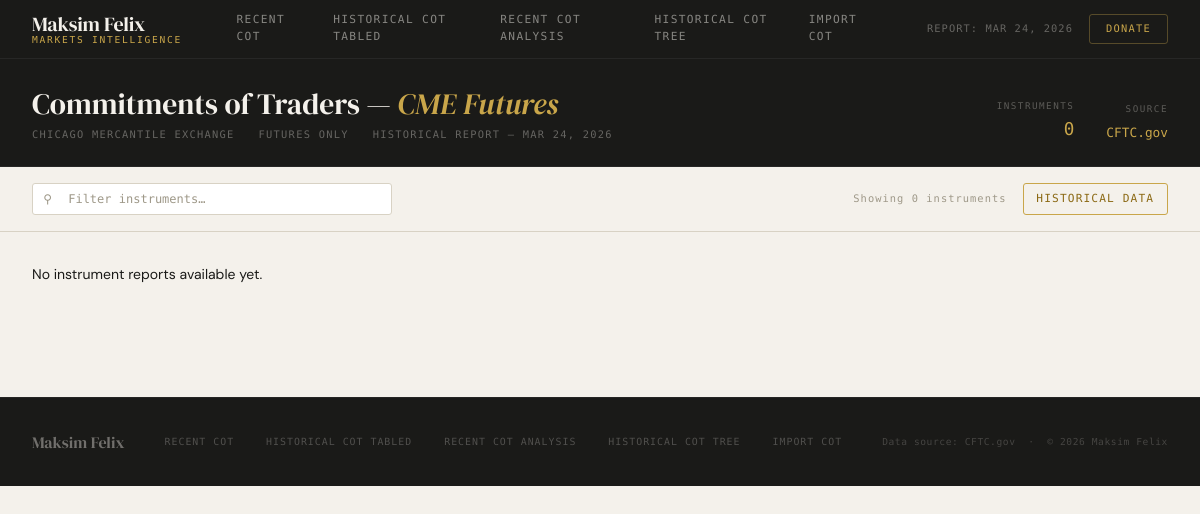
The page /date/2026-03-24/ on the database as committed earlier.
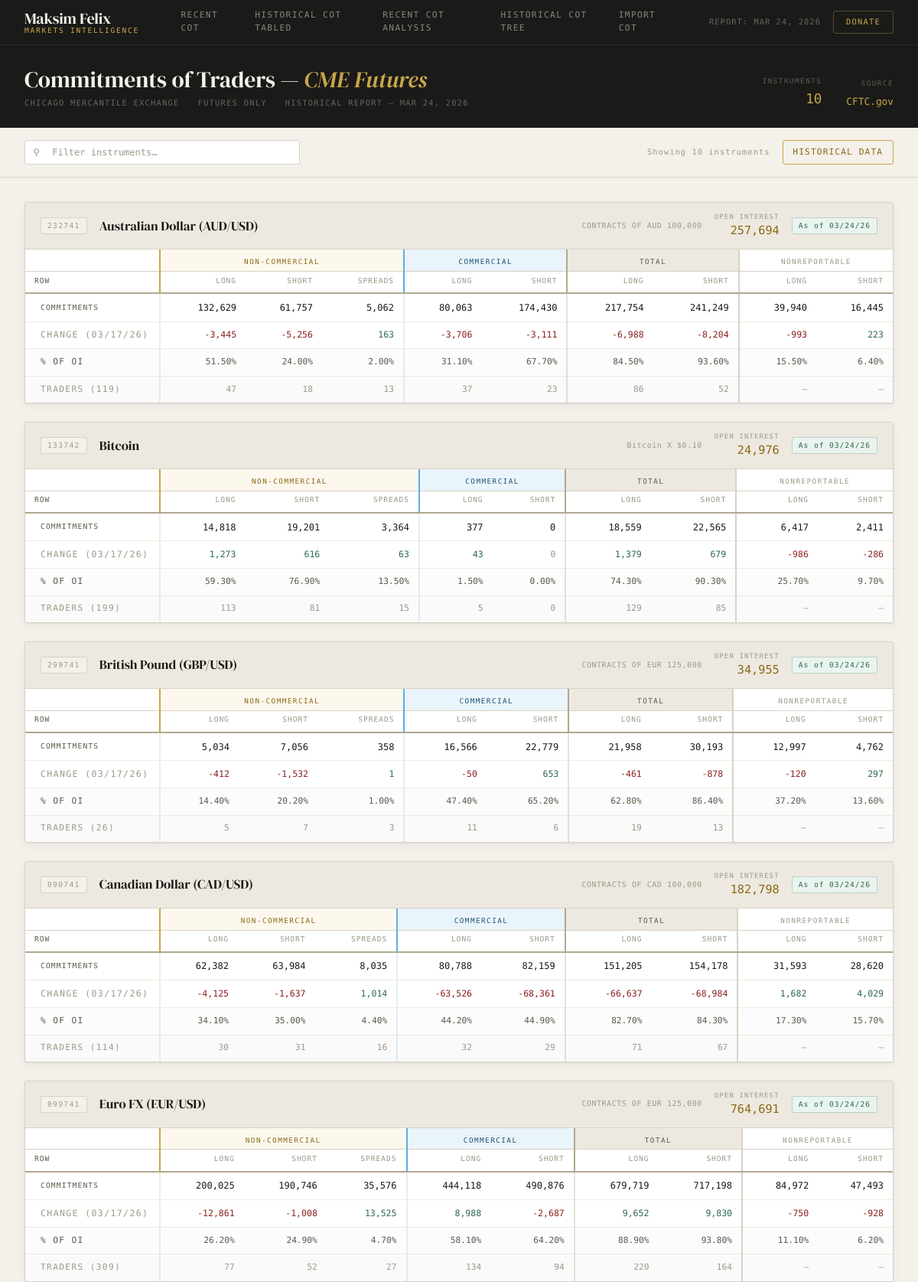
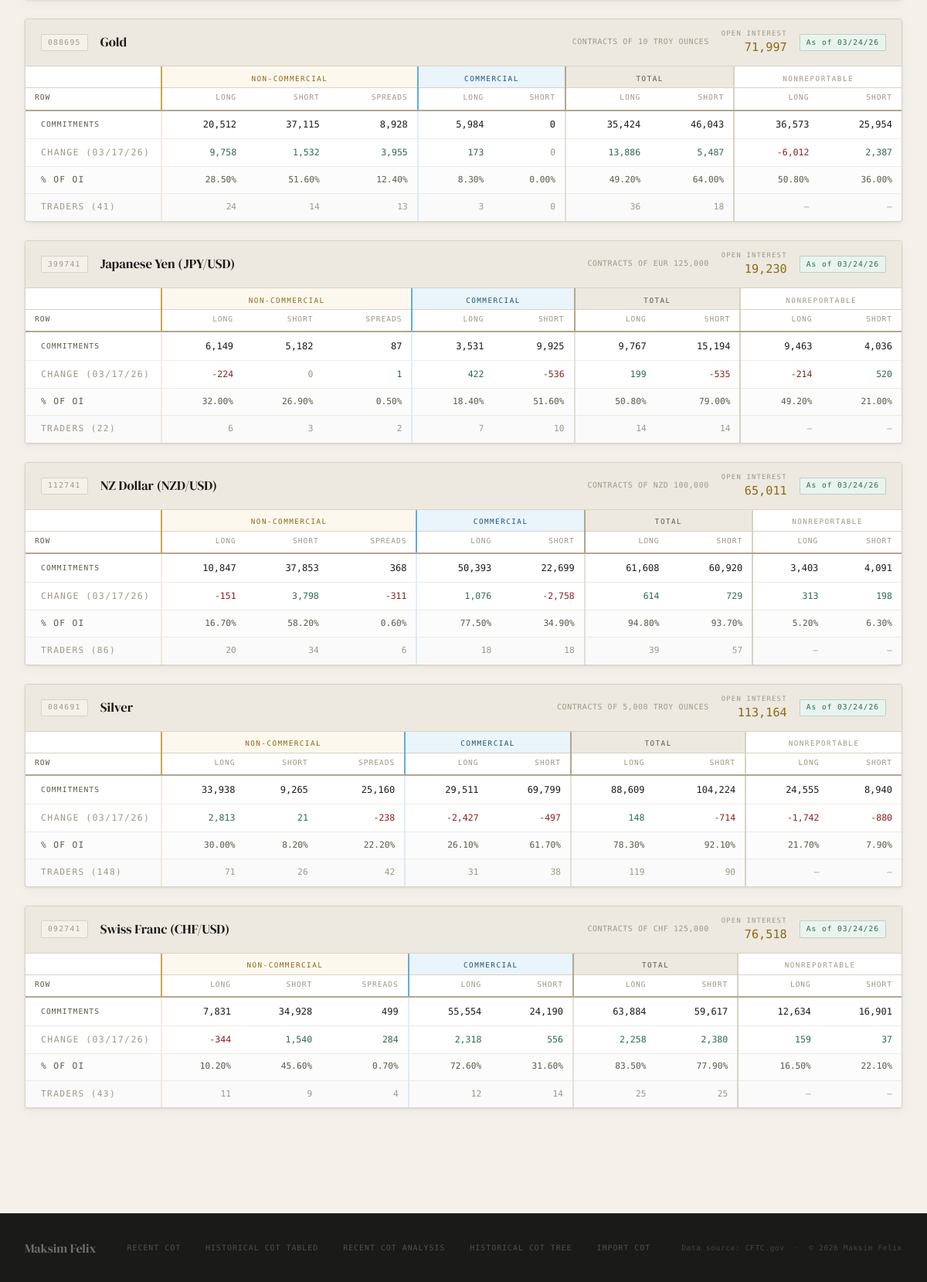
The same page on the database as committed later (2 pictures, top to bottom).
### Handle_Raw_COT/models.py (models this page shows, shortened)
class CotReport(models.Model):
    name         = models.CharField(
        max_length=64,
        choices=INSTRUMENT_CHOICES,
        db_index=True,
    )
    code         = models.CharField(
        max_length=20,
        blank=True,
        help_text="CFTC instrument code, e.g. 099741",
    )
    asset_class  = models.CharField(
        max_length=10,
        choices=ASSET_CLASS_CHOICES,
        blank=True,
        db_index=True,
    )
    contract_spec = models.CharField(
        max_length=128,
        blank=True,
        help_text="e.g. CONTRACTS OF EUR 125,000",
    )
    as_of_date   = models.DateField(
        db_index=True,
        help_text="CFTC report date (Tuesday of the reporting week)",
    )
    prev_date    = models.DateField(
        null=True, blank=True,
        help_text="Prior week date used for change calculations",
    )
    source_file  = models.CharField(
        max_length=128,
        blank=True,
        help_text="Original filename, e.g. deacmesf.htm",
    )
    import_log   = models.ForeignKey(
        ImportLog,
        null=True, blank=True,
        on_delete=models.SET_NULL,
        related_name="reports",
        help_text="The upload session that created/updated this row",
    )
    open_interest = models.BigIntegerField(default=0)
    oi_change     = models.BigIntegerField(
        default=0,
        help_text="Change in open interest from prior week (signed)",
    )
    nc_long    = models.BigIntegerField(default=0)
    nc_short   = models.BigIntegerField(default=0)
    nc_spreads = models.BigIntegerField(default=0)
    comm_long  = models.BigIntegerField(default=0)
    comm_short = models.BigIntegerField(default=0)
    total_long  = models.BigIntegerField(default=0)
    total_short = models.BigIntegerField(default=0)
    nr_long  = models.BigIntegerField(default=0)
    nr_short = models.BigIntegerField(default=0)
    chg_nc_long    = models.BigIntegerField(default=0)
    chg_nc_short   = models.BigIntegerField(default=0)
    chg_nc_spreads = models.BigIntegerField(default=0)
    chg_comm_long  = models.BigIntegerField(default=0)
    chg_comm_short = models.BigIntegerField(default=0)
    chg_total_long  = models.BigIntegerField(default=0)
    chg_total_short = models.BigIntegerField(default=0)
    chg_nr_long  = models.BigIntegerField(default=0)
    chg_nr_short = models.BigIntegerField(default=0)
    pct_nc_long    = models.DecimalField(max_digits=6, decimal_places=2, default=0)
    pct_nc_short   = models.DecimalField(max_digits=6, decimal_places=2, default=0)
    pct_nc_spreads = models.DecimalField(max_digits=6, decimal_places=2, default=0)
    pct_comm_long  = models.DecimalField(max_digits=6, decimal_places=2, default=0)
    pct_comm_short = models.DecimalField(max_digits=6, decimal_places=2, default=0)
    pct_total_long  = models.DecimalField(max_digits=6, decimal_places=2, default=0)
    pct_total_short = models.DecimalField(max_digits=6, decimal_places=2, default=0)
    pct_nr_long  = models.DecimalField(max_digits=6, decimal_places=2, default=0)
    pct_nr_short = models.DecimalField(max_digits=6, decimal_places=2, default=0)
    traders_total = models.PositiveIntegerField(default=0)
    trd_nc_long    = models.PositiveIntegerField(default=0)
    trd_nc_short   = models.PositiveIntegerField(default=0)
    trd_nc_spreads = models.PositiveIntegerField(default=0)
    trd_comm_long  = models.PositiveIntegerField(default=0)
    trd_comm_short = models.PositiveIntegerField(default=0)
    trd_total_long  = models.PositiveIntegerField(default=0)
    trd_total_short = models.PositiveIntegerField(default=0)
    created_at = models.DateTimeField(auto_now_add=True)
    updated_at = models.DateTimeField(auto_now=True)
    class Meta:
        constraints = [
            models.UniqueConstraint(
                fields=["name", "as_of_date"],
                name="unique_instrument_per_week",
            )
        ]
        ordering = ["-as_of_date", "name"]
        indexes = [
            models.Index(fields=["name", "as_of_date"]),    # primary lookup
            models.Index(fields=["as_of_date"]),             # all instruments for a week
            models.Index(fields=["asset_class", "as_of_date"]),  # filter by asset class
            models.Index(fields=["name", "-as_of_date"]),   # history for one instrument
        ]
        verbose_name = "COT Report"
        verbose_name_plural = "COT Reports"

### Display_Data/views.py (the view)
# urls.py: path('date/<str:date_str>/', views.date_detail, name='date_detail'),
def date_detail(request, date_str):
    from datetime import datetime
    try:
        date_obj = datetime.strptime(date_str, '%Y-%m-%d').date()
        reports = CotReport.objects.filter(as_of_date=date_obj).order_by('name')
        nav_items = get_nav_items()
        return render(request, 'Display/index.html', {
            'reports': reports,
            'instruments_count': reports.count(),
            'latest_date': date_obj,
            'all_dates': CotReport.objects.order_by('-as_of_date').values_list('as_of_date', flat=True).distinct(),
            'is_historical': True,
            'nav_items': nav_items,
        })
    except ValueError:
        return render(request, 'Display/date_list.html', {
            'error': 'Invalid date format',
        })

### Display_Data/views.py (called while the page is built)
def get_nav_items():
    return [
        {'url': '/', 'label': 'Recent COT'},
        {'url': '/dates/', 'label': 'Historical COT Tabled'},
        {'url': '/analysis/', 'label': 'Recent COT Analysis'},
        {'url': '/signals/', 'label': 'Historical COT Tree'},
        {'url': '/donate/', 'label': 'Import COT'},
    ]

### Templates/Display/index.html (shortened to what the changed rows need)
<!DOCTYPE html>
<html lang="en">
<head>
  {% load humanize %}
</head>
<body>
<header class="site-header">
  <div class="header-inner">
    <nav class="nav-primary">
      {% for item in nav_items %}
        <a href="{{ item.url }}" class="{% if request.path == item.url %}active{% endif %}">{{ item.label }}</a>
      {% endfor %}
    </nav>
  </div>
</header>
<section class="page-hero">
  <div class="page-hero-inner">
    <div>
      <h1>Commitments of Traders — <em>CME Futures</em></h1>
    </div>
    <div class="hero-stats">
      <div class="hero-stat">
        <div class="hero-stat-label">Instruments</div>
        <div class="hero-stat-value">{{ instruments_count|default:0 }}</div>
      </div>
    </div>
  </div>
</section>
<div class="toolbar">
  <div class="toolbar-search">
    <span class="toolbar-search-icon">&#9906;</span>
    <input type="text" id="searchInput" placeholder="Filter instruments…" autocomplete="off" />
  </div>
  <span class="toolbar-count" id="countLabel">Showing {{ instruments_count|default:0 }} instruments</span>
  <a href="/dates/" style="font-family: var(--font-mono); font-size: 0.7rem; letter-spacing: 0.1em; text-transform: uppercase; color: var(--gold); border: 1px solid var(--gold-light); padding: 0.4rem 0.8rem; border-radius: var(--radius); transition: all 0.15s; background: transparent;" onmouseover="this.style.background='var(--gold)'; this.style.color='var(--bg)'; this.style.borderColor='var(--gold)';" onmouseout="this.style.background='transparent'; this.style.color='var(--gold)'; this.style.borderColor='var(--gold-light)';">Historical Data</a>
</div>
<main class="page-body" id="mainContent">
  {% for instrument in reports %}
  <div class="instrument-block" data-name="{{ instrument.name|lower }}" data-code="{{ instrument.code }}">
    <div class="instrument-header">
      <span class="instrument-code">{{ instrument.code }}</span>
      <span class="instrument-name">{{ instrument.get_name_display|default:instrument.name }}</span>
      <span class="instrument-spec">{{ instrument.contract_spec }}</span>
      <div class="instrument-oi">
        <span class="oi-label">Open Interest</span>
        <span class="oi-value">{{ instrument.open_interest|intcomma }}</span>
      </div>
      <span class="instrument-asof">As of {{ instrument.as_of_date|date:"m/d/y" }}</span>
    </div>
    <div class="cot-table-wrap">
      <table class="cot-table">
        <thead>
          <tr class="thead-groups">
            <th class="col-label"></th>
            <th class="col-nc" colspan="3">Non-Commercial</th>
            <th class="col-comm" colspan="2">Commercial</th>
            <th class="col-total" colspan="2">Total</th>
            <th class="col-nr" colspan="2">Nonreportable</th>
          </tr>
          <tr class="thead-cols">
            <th class="col-label-sub">Row</th>
            <th class="sep-nc">Long</th>
            <th>Short</th>
            <th>Spreads</th>
            <th class="sep-comm">Long</th>
            <th>Short</th>
            <th class="sep-total">Long</th>
            <th>Short</th>
            <th class="sep-nr">Long</th>
            <th>Short</th>
          </tr>
        </thead>
        <tbody>
          <tr class="row-commitments">
            <td class="row-label">Commitments</td>
            <td class="sep-nc">{{ instrument.nc_long|intcomma }}</td>
            <td>{{ instrument.nc_short|intcomma }}</td>
            <td>{{ instrument.nc_spreads|intcomma }}</td>
            <td class="sep-comm">{{ instrument.comm_long|intcomma }}</td>
            <td>{{ instrument.comm_short|intcomma }}</td>
            <td class="sep-total">{{ instrument.total_long|intcomma }}</td>
            <td>{{ instrument.total_short|intcomma }}</td>
            <td class="sep-nr">{{ instrument.nr_long|intcomma }}</td>
            <td>{{ instrument.nr_short|intcomma }}</td>
          </tr>
          <tr class="row-change">
            <td class="row-label">Change ({{ instrument.prev_date|date:"m/d/y" }})</td>
            <td class="sep-nc {% if instrument.chg_nc_long > 0 %}val-pos{% elif instrument.chg_nc_long < 0 %}val-neg{% else %}val-zero{% endif %}">{{ instrument.chg_nc_long|intcomma }}</td>
            <td class="{% if instrument.chg_nc_short > 0 %}val-pos{% elif instrument.chg_nc_short < 0 %}val-neg{% else %}val-zero{% endif %}">{{ instrument.chg_nc_short|intcomma }}</td>
            <td class="{% if instrument.chg_nc_spreads > 0 %}val-pos{% elif instrument.chg_nc_spreads < 0 %}val-neg{% else %}val-zero{% endif %}">{{ instrument.chg_nc_spreads|intcomma }}</td>
            <td class="sep-comm {% if instrument.chg_comm_long > 0 %}val-pos{% elif instrument.chg_comm_long < 0 %}val-neg{% else %}val-zero{% endif %}">{{ instrument.chg_comm_long|intcomma }}</td>
            <td class="{% if instrument.chg_comm_short > 0 %}val-pos{% elif instrument.chg_comm_short < 0 %}val-neg{% else %}val-zero{% endif %}">{{ instrument.chg_comm_short|intcomma }}</td>
            <td class="sep-total {% if instrument.chg_total_long > 0 %}val-pos{% elif instrument.chg_total_long < 0 %}val-neg{% else %}val-zero{% endif %}">{{ instrument.chg_total_long|intcomma }}</td>
            <td class="{% if instrument.chg_total_short > 0 %}val-pos{% elif instrument.chg_total_short < 0 %}val-neg{% else %}val-zero{% endif %}">{{ instrument.chg_total_short|intcomma }}</td>
            <td class="sep-nr {% if instrument.chg_nr_long > 0 %}val-pos{% elif instrument.chg_nr_long < 0 %}val-neg{% else %}val-zero{% endif %}">{{ instrument.chg_nr_long|intcomma }}</td>
            <td class="{% if instrument.chg_nr_short > 0 %}val-pos{% elif instrument.chg_nr_short < 0 %}val-neg{% else %}val-zero{% endif %}">{{ instrument.chg_nr_short|intcomma }}</td>
          </tr>
          <tr class="row-pct">
            <td class="row-label">% of OI</td>
            <td class="sep-nc">{{ instrument.pct_nc_long }}%</td>
            <td>{{ instrument.pct_nc_short }}%</td>
            <td>{{ instrument.pct_nc_spreads }}%</td>
            <td class="sep-comm">{{ instrument.pct_comm_long }}%</td>
            <td>{{ instrument.pct_comm_short }}%</td>
            <td class="sep-total">{{ instrument.pct_total_long }}%</td>
            <td>{{ instrument.pct_total_short }}%</td>
            <td class="sep-nr">{{ instrument.pct_nr_long }}%</td>
            <td>{{ instrument.pct_nr_short }}%</td>
          </tr>
          <tr class="row-traders">
            <td class="row-label">Traders ({{ instrument.traders_total }})</td>
            <td class="sep-nc">{{ instrument.trd_nc_long }}</td>
            <td>{{ instrument.trd_nc_short }}</td>
            <td>{{ instrument.trd_nc_spreads }}</td>
            <td class="sep-comm">{{ instrument.trd_comm_long }}</td>
            <td>{{ instrument.trd_comm_short }}</td>
            <td class="sep-total">{{ instrument.trd_total_long }}</td>
            <td>{{ instrument.trd_total_short }}</td>
            <td class="sep-nr">—</td>
            <td>—</td>
          </tr>
        </tbody>
      </table>
    </div>
  </div>
  {% empty %}
    <div class="no-data">No instrument reports available yet.</div>
  {% endfor %}
</main>
<footer class="site-footer">
  <div class="footer-inner">
    <nav class="footer-links">
      {% for item in nav_items %}
        <a href="{{ item.url }}">{{ item.label }}</a>
      {% endfor %}
    </nav>
  </div>
</footer>
</body>
</html>

Rows that differ between the two databases and show on the page:
added CotReport: code "232741", name "Australian Dollar (AUD/USD)", contract_spec "CONTRACTS OF AUD 100,000", open_interest "257,694", as_of_date "03/24/26", nc_long "132,629", nc_short "61,757", nc_spreads "5,062", comm_long "80,063", comm_short "174,430", total_long "217,754", total_short "241,249", nr_long "39,940", nr_short "16,445", prev_date "03/17/26", chg_nc_long "-3,445", chg_nc_short "-5,256", chg_nc_spreads "163", chg_comm_long "-3,706", chg_comm_short "-3,111", chg_total_long "-6,988", chg_total_short "-8,204", chg_nr_long "-993", chg_nr_short "223", pct_nc_long "51.50", pct_nc_short "24.00", pct_nc_spreads "2.00", pct_comm_long "31.10", pct_comm_short "67.70", pct_total_long "84.50", pct_total_short "93.60", pct_nr_long "15.50", pct_nr_short "6.40", traders_total "119", trd_nc_long "47", trd_nc_short "18", trd_nc_spreads "13", trd_comm_long "37", trd_comm_short "23", trd_total_long "86", trd_total_short "52"
added CotReport: code "133742", name "Bitcoin", contract_spec "Bitcoin X $0.10", open_interest "24,976", as_of_date "03/24/26", nc_long "14,818", nc_short "19,201", nc_spreads "3,364", comm_long "377", comm_short "0", total_long "18,559", total_short "22,565", nr_long "6,417", nr_short "2,411", prev_date "03/17/26", chg_nc_long "1,273", chg_nc_short "616", chg_nc_spreads "63", chg_comm_long "43", chg_comm_short "0", chg_total_long "1,379", chg_total_short "679", chg_nr_long "-986", chg_nr_short "-286", pct_nc_long "59.30", pct_nc_short "76.90", pct_nc_spreads "13.50", pct_comm_long "1.50", pct_comm_short "0.00", pct_total_long "74.30", pct_total_short "90.30", pct_nr_long "25.70", pct_nr_short "9.70", traders_total "199", trd_nc_long "113", trd_nc_short "81", trd_nc_spreads "15", trd_comm_long "5", trd_comm_short "0", trd_total_long "129", trd_total_short "85"
added CotReport: code "299741", name "British Pound (GBP/USD)", contract_spec "CONTRACTS OF EUR 125,000", open_interest "34,955", as_of_date "03/24/26", nc_long "5,034", nc_short "7,056", nc_spreads "358", comm_long "16,566", comm_short "22,779", total_long "21,958", total_short "30,193", nr_long "12,997", nr_short "4,762", prev_date "03/17/26", chg_nc_long "-412", chg_nc_short "-1,532", chg_nc_spreads "1", chg_comm_long "-50", chg_comm_short "653", chg_total_long "-461", chg_total_short "-878", chg_nr_long "-120", chg_nr_short "297", pct_nc_long "14.40", pct_nc_short "20.20", pct_nc_spreads "1.00", pct_comm_long "47.40", pct_comm_short "65.20", pct_total_long "62.80", pct_total_short "86.40", pct_nr_long "37.20", pct_nr_short "13.60", traders_total "26", trd_nc_long "5", trd_nc_short "7", trd_nc_spreads "3", trd_comm_long "11", trd_comm_short "6", trd_total_long "19", trd_total_short "13"
added CotReport: code "090741", name "Canadian Dollar (CAD/USD)", contract_spec "CONTRACTS OF CAD 100,000", open_interest "182,798", as_of_date "03/24/26", nc_long "62,382", nc_short "63,984", nc_spreads "8,035", comm_long "80,788", comm_short "82,159", total_long "151,205", total_short "154,178", nr_long "31,593", nr_short "28,620", prev_date "03/17/26", chg_nc_long "-4,125", chg_nc_short "-1,637", chg_nc_spreads "1,014", chg_comm_long "-63,526", chg_comm_short "-68,361", chg_total_long "-66,637", chg_total_short "-68,984", chg_nr_long "1,682", chg_nr_short "4,029", pct_nc_long "34.10", pct_nc_short "35.00", pct_nc_spreads "4.40", pct_comm_long "44.20", pct_comm_short "44.90", pct_total_long "82.70", pct_total_short "84.30", pct_nr_long "17.30", pct_nr_short "15.70", traders_total "114", trd_nc_long "30", trd_nc_short "31", trd_nc_spreads "16", trd_comm_long "32", trd_comm_short "29", trd_total_long "71", trd_total_short "67"
added CotReport: code "099741", name "Euro FX (EUR/USD)", contract_spec "CONTRACTS OF EUR 125,000", open_interest "764,691", as_of_date "03/24/26", nc_long "200,025", nc_short "190,746", nc_spreads "35,576", comm_long "444,118", comm_short "490,876", total_long "679,719", total_short "717,198", nr_long "84,972", nr_short "47,493", prev_date "03/17/26", chg_nc_long "-12,861", chg_nc_short "-1,008", chg_nc_spreads "13,525", chg_comm_long "8,988", chg_comm_short "-2,687", chg_total_long "9,652", chg_total_short "9,830", chg_nr_long "-750", chg_nr_short "-928", pct_nc_long "26.20", pct_nc_short "24.90", pct_nc_spreads "4.70", pct_comm_long "58.10", pct_comm_short "64.20", pct_total_long "88.90", pct_total_short "93.80", pct_nr_long "11.10", pct_nr_short "6.20", traders_total "309", trd_nc_long "77", trd_nc_short "52", trd_nc_spreads "27", trd_comm_long "134", trd_comm_short "94", trd_total_long "220", trd_total_short "164"
added CotReport: code "088695", name "Gold", contract_spec "CONTRACTS OF 10 TROY OUNCES", open_interest "71,997", as_of_date "03/24/26", nc_long "20,512", nc_short "37,115", nc_spreads "8,928", comm_long "5,984", comm_short "0", total_long "35,424", total_short "46,043", nr_long "36,573", nr_short "25,954", prev_date "03/17/26", chg_nc_long "9,758", chg_nc_short "1,532", chg_nc_spreads "3,955", chg_comm_long "173", chg_comm_short "0", chg_total_long "13,886", chg_total_short "5,487", chg_nr_long "-6,012", chg_nr_short "2,387", pct_nc_long "28.50", pct_nc_short "51.60", pct_nc_spreads "12.40", pct_comm_long "8.30", pct_comm_short "0.00", pct_total_long "49.20", pct_total_short "64.00", pct_nr_long "50.80", pct_nr_short "36.00", traders_total "41", trd_nc_long "24", trd_nc_short "14", trd_nc_spreads "13", trd_comm_long "3", trd_comm_short "0", trd_total_long "36", trd_total_short "18"
added CotReport: code "399741", name "Japanese Yen (JPY/USD)", contract_spec "CONTRACTS OF EUR 125,000", open_interest "19,230", as_of_date "03/24/26", nc_long "6,149", nc_short "5,182", nc_spreads "87", comm_long "3,531", comm_short "9,925", total_long "9,767", total_short "15,194", nr_long "9,463", nr_short "4,036", prev_date "03/17/26", chg_nc_long "-224", chg_nc_short "0", chg_nc_spreads "1", chg_comm_long "422", chg_comm_short "-536", chg_total_long "199", chg_total_short "-535", chg_nr_long "-214", chg_nr_short "520", pct_nc_long "32.00", pct_nc_short "26.90", pct_nc_spreads "0.50", pct_comm_long "18.40", pct_comm_short "51.60", pct_total_long "50.80", pct_total_short "79.00", pct_nr_long "49.20", pct_nr_short "21.00", traders_total "22", trd_nc_long "6", trd_nc_short "3", trd_nc_spreads "2", trd_comm_long "7", trd_comm_short "10", trd_total_long "14", trd_total_short "14"
added CotReport: code "112741", name "NZ Dollar (NZD/USD)", contract_spec "CONTRACTS OF NZD 100,000", open_interest "65,011", as_of_date "03/24/26", nc_long "10,847", nc_short "37,853", nc_spreads "368", comm_long "50,393", comm_short "22,699", total_long "61,608", total_short "60,920", nr_long "3,403", nr_short "4,091", prev_date "03/17/26", chg_nc_long "-151", chg_nc_short "3,798", chg_nc_spreads "-311", chg_comm_long "1,076", chg_comm_short "-2,758", chg_total_long "614", chg_total_short "729", chg_nr_long "313", chg_nr_short "198", pct_nc_long "16.70", pct_nc_short "58.20", pct_nc_spreads "0.60", pct_comm_long "77.50", pct_comm_short "34.90", pct_total_long "94.80", pct_total_short "93.70", pct_nr_long "5.20", pct_nr_short "6.30", traders_total "86", trd_nc_long "20", trd_nc_short "34", trd_nc_spreads "6", trd_comm_long "18", trd_comm_short "18", trd_total_long "39", trd_total_short "57"
added CotReport: code "084691", name "Silver", contract_spec "CONTRACTS OF 5,000 TROY OUNCES", open_interest "113,164", as_of_date "03/24/26", nc_long "33,938", nc_short "9,265", nc_spreads "25,160", comm_long "29,511", comm_short "69,799", total_long "88,609", total_short "104,224", nr_long "24,555", nr_short "8,940", prev_date "03/17/26", chg_nc_long "2,813", chg_nc_short "21", chg_nc_spreads "-238", chg_comm_long "-2,427", chg_comm_short "-497", chg_total_long "148", chg_total_short "-714", chg_nr_long "-1,742", chg_nr_short "-880", pct_nc_long "30.00", pct_nc_short "8.20", pct_nc_spreads "22.20", pct_comm_long "26.10", pct_comm_short "61.70", pct_total_long "78.30", pct_total_short "92.10", pct_nr_long "21.70", pct_nr_short "7.90", traders_total "148", trd_nc_long "71", trd_nc_short "26", trd_nc_spreads "42", trd_comm_long "31", trd_comm_short "38", trd_total_long "119", trd_total_short "90"
added CotReport: code "092741", name "Swiss Franc (CHF/USD)", contract_spec "CONTRACTS OF CHF 125,000", open_interest "76,518", as_of_date "03/24/26", nc_long "7,831", nc_short "34,928", nc_spreads "499", comm_long "55,554", comm_short "24,190", total_long "63,884", total_short "59,617", nr_long "12,634", nr_short "16,901", prev_date "03/17/26", chg_nc_long "-344", chg_nc_short "1,540", chg_nc_spreads "284", chg_comm_long "2,318", chg_comm_short "556", chg_total_long "2,258", chg_total_short "2,380", chg_nr_long "159", chg_nr_short "37", pct_nc_long "10.20", pct_nc_short "45.60", pct_nc_spreads "0.70", pct_comm_long "72.60", pct_comm_short "31.60", pct_total_long "83.50", pct_total_short "77.90", pct_nr_long "16.50", pct_nr_short "22.10", traders_total "43", trd_nc_long "11", trd_nc_short "9", trd_nc_spreads "4", trd_comm_long "12", trd_comm_short "14", trd_total_long "25", trd_total_short "25"
Other text that changed with them:
{{ instruments_count|default:0 }}: "0" → "10"
text no longer shown: "No instrument reports available yet."
